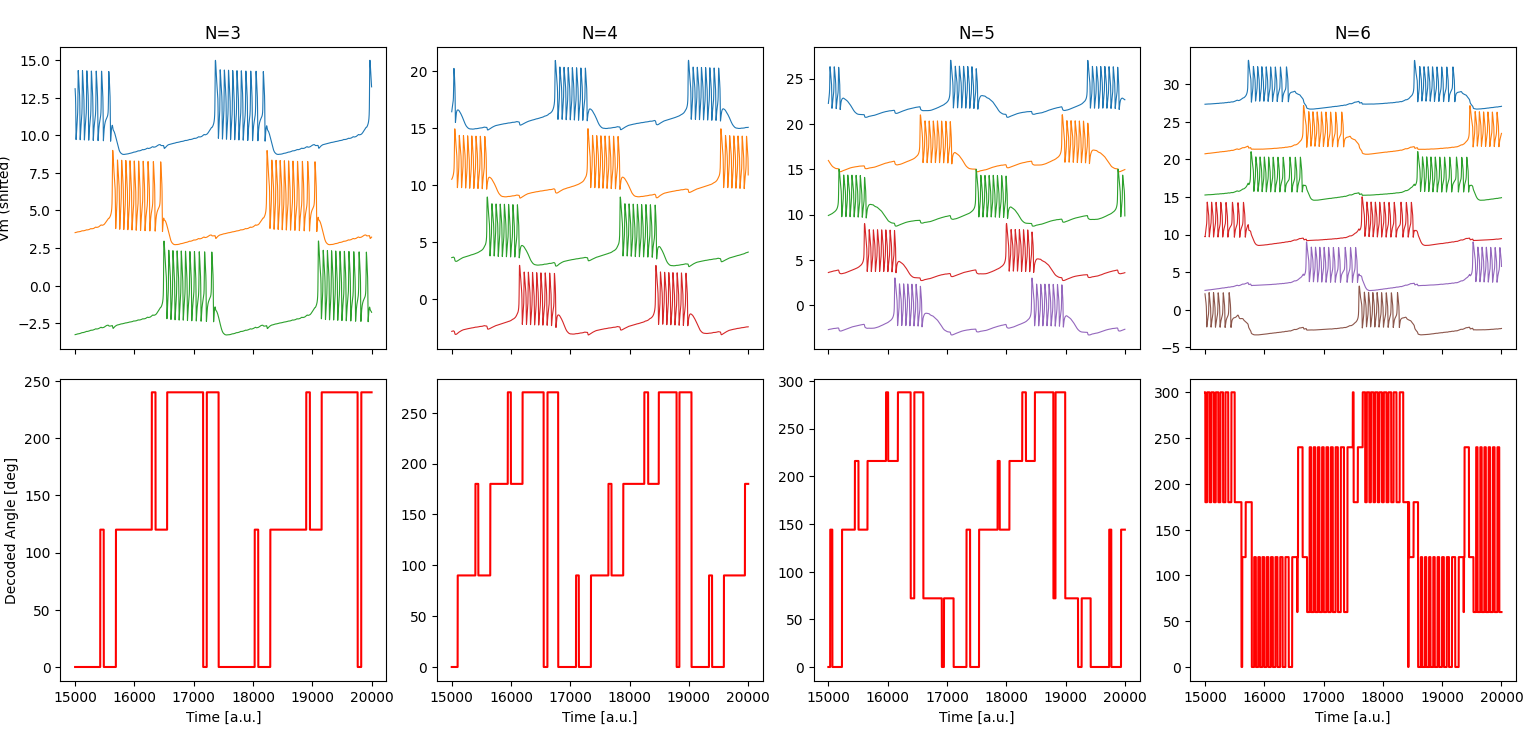

Recreate this plot in Python.
import numpy as np
import matplotlib.pyplot as plt
from scipy.integrate import solve_ivp

Tf, Ts, Tus = 1, 50, 2500
alpha = [-2, 2, -1.5, 1.5]
delta = [0, 0, -1.5, -1.5]
Iapp = -1.2
g_inh = -0.5
b, dsyn = 5, -1
tmax = 20000
ti = 15000
spike_thresh = -2
servo_scale = 30.0

def sigmoid(x):
    return 1/(1+np.exp(-b*(x-dsyn)))

def neuron_eqs(S, I):
    vm, vf, vs, vus = S
    dvm = -vm - alpha[0]*np.tanh(vf-delta[0]) \
              - alpha[1]*np.tanh(vs-delta[1]) \
              - alpha[2]*np.tanh(vs-delta[2]) \
              - alpha[3]*np.tanh(vus-delta[3]) + I
    dvf = (vm - vf)/Tf
    dvs = (vm - vs)/Ts
    dvus = (vm - vus)/Tus
    return [dvm, dvf, dvs, dvus]

def make_network(N):
    asyn = g_inh * np.ones((N, N))
    np.fill_diagonal(asyn, 0)

    def network(t, S):
        dS = []
        Vs = [S[i*4+2] for i in range(N)]   # use "vs" for synaptic input
        Isyn = asyn @ sigmoid(np.array(Vs))
        for i in range(N):
            Si = S[i*4:(i+1)*4]
            dS.extend(neuron_eqs(Si, Iapp+Isyn[i]))
        return dS
    return network

fig, axes = plt.subplots(2, 4, figsize=(18, 6), sharex='col')

for idx, N in enumerate([3, 4, 5, 6]):
    S0 = np.zeros(N*4)
    for i in range(N):
        S0[i*4] = -1 + 0.1*np.random.randn()

    t_eval = np.linspace(0, tmax, tmax)
    sol = solve_ivp(make_network(N), (0, tmax), S0,
                    method="BDF", t_eval=t_eval)

    for i in range(N):
        Vm = sol.y[i*4, :]
        axes[0, idx].plot(sol.t[ti:], Vm[ti:] + 6*(N-i-1), lw=0.8)

    axes[0, idx].set_title(f"N={N}")
    if idx == 0:
        axes[0, idx].set_ylabel("Vm (shifted)")


    phases = np.linspace(0, 2*np.pi, N, endpoint=False)
    decoded = []
    prev_vm = sol.y[0::4, 0].copy()

    print(f"\n--- Decoded angles for N={N} ---")
    for k, t in enumerate(sol.t):
        spk = []
        for i in range(N):
            vm = sol.y[i*4, k]
            if vm > spike_thresh and prev_vm[i] <= spike_thresh:
                spk.append(1)
            else:
                spk.append(0)
            prev_vm[i] = vm

        spk = np.array(spk)
        if np.sum(spk) > 0:
            x = np.sum(spk * np.cos(phases))
            y = np.sum(spk * np.sin(phases))
            theta = np.degrees(np.arctan2(y, x)) % 360
        else:
            theta = decoded[-1] if decoded else 0
        decoded.append(theta)

        if k % 100 == 0:
            servo_angle = servo_scale * np.sin(np.radians(theta))
            print(f"t={int(t):5d} ms | raw angle={theta:6.1f}° | servo={servo_angle:6.2f}°")
    

    axes[1, idx].plot(sol.t[ti:], decoded[ti:], 'r')
    if idx == 0:
        axes[1, idx].set_ylabel("Decoded Angle [deg]")
    axes[1, idx].set_xlabel("Time [a.u.]")

plt.tight_layout()
plt.show()
